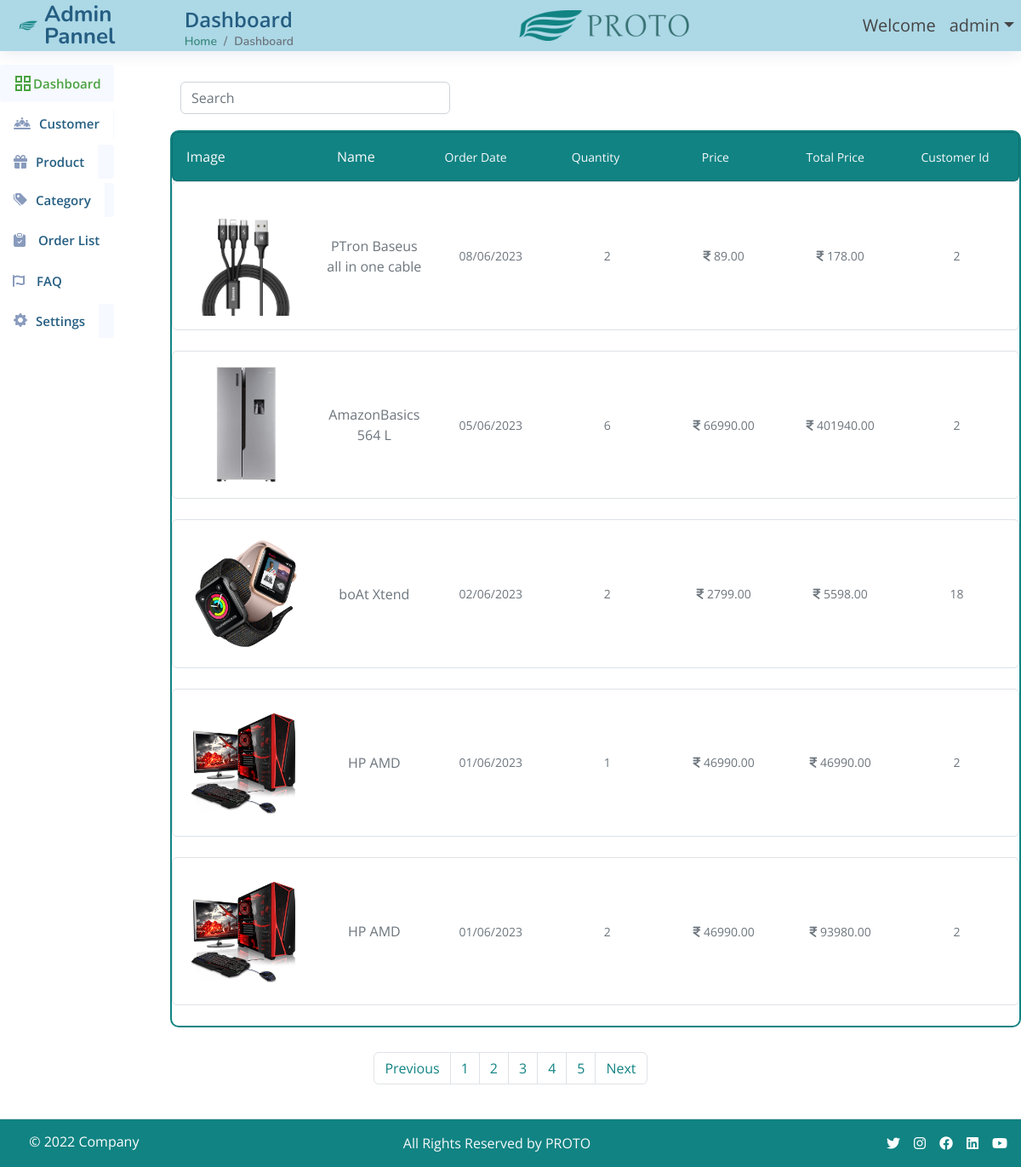
/admin/orderlist.php (signed in), run on the app's committed database.
### tables this page shows
CREATE TABLE `Orders` (
  `order_id` int(11) NOT NULL,
  `customer_id` int(11) DEFAULT NULL,
  `product_id` int(11) DEFAULT NULL,
  `quantity` int(11) DEFAULT NULL,
  `order_date` date DEFAULT NULL,
  `total_amount` decimal(10,2) DEFAULT NULL,
  `order_status` enum('0','1') DEFAULT NULL
);

CREATE TABLE `Products` (
  `product_id` int(11) NOT NULL,
  `name` varchar(255) DEFAULT NULL,
  `summary` tinytext DEFAULT NULL,
  `description` text DEFAULT NULL,
  `price` decimal(10,2) DEFAULT NULL,
  `quantity` int(11) DEFAULT NULL,
  `category_id` int(11) DEFAULT NULL,
  `image` varchar(255) DEFAULT NULL
);

### lib/Connection.php (called while the page is built, shortened)
<?php
class Connection
{
    private $conn;
    public function __construct()
    {
        try {
            $this->conn = new PDO("mysql:host=192.168.102.241:3306;dbname=eCommerce", 'root', 'deep70');
        } catch (PDOException $e) {
            die("Connection failed: " . $e->getMessage());
        }
    }
    public function select($table, $fields = "*", $join = "", $joinParam = '', $where = "", $whereParam = '', $groupbyFieldName = "", $orderFieldName = "", $order = "", $limit = "",$offset="")
    {
        $sql = "SELECT $fields FROM $table";
        if (!empty($join) && !empty($joinParam)) {
            foreach ($joinParam as $tableName => $data) {
                foreach ($data as $field1 => $field2) {
                    $sql .= " $join $tableName ON $table.$field1 = $tableName.$field2";
                }
            }
        }
        if (!empty($order)) {
            $sql .= " ORDER BY $orderFieldName $order";
        }
        if (!empty($limit)) {
            $sql .= " LIMIT $limit";
        }
        $stmt = $this->conn->prepare($sql);
        $stmt->execute();
        return $stmt->fetchAll(PDO::FETCH_ASSOC);
    }
}

### admin/orderlist.php (the view, shortened to what this page needs)
<?php
require_once '../lib/Connection.php';
require_once '../lib/header.php';
require_once '../lib/navbar_admin.php';
$results_per_page = 5;
$conn = new Connection();
$result1 = $conn->select("Orders", "*");
$number_of_result = count($result1);
$number_of_page = ceil($number_of_result / $results_per_page);
if (!isset($_GET['page']) || $_GET['page'] <= 0) {
    $page = 1;
} else {
    $page = $_GET['page'];
}
$page_first_result = ($page - 1) * $results_per_page;
$result = $conn->select("Orders", "Orders.quantity,Orders.customer_id,Orders.order_date,Orders.total_amount,Products.name,Products.price,Products.image,Orders.product_id", 'LEFT JOIN', array("Products" => array("product_id" => "product_id")), null, null, null, "order_id", "DESC", $results_per_page, $page_first_result);
foreach ($result as $value) {
    $output .= '
    <div class="card shadow-0 border mb-4">
    <div class="card-body">
        <div class="row">
            <div class="col-md-2">
                <img src="' . SITE_URL . 'PHPOPS/eCommerce/assets/image/productUpload/' . $value["product_id"] . '/' . $value["image"] . '" class="img-fluid" alt="Phone">
            </div>
            <div class="col-md text-center d-flex justify-content-center align-items-center">
                <p class="text-muted mb-0">' . $value['name'] . '</p>
            </div>
            <div class="col-md text-center d-flex justify-content-center align-items-center">
            <p class="d-block d-md-none text-muted mb-0 small">Order Date:  </p>
                <p class="text-muted mb-0 small">' . date_format(date_create($value['order_date']), "d/m/Y") . '</p>
            </div>
            <div class="col-md text-center d-flex justify-content-center align-items-center">
            <p class="d-block d-md-none text-muted mb-0 small">Quantity :  </p>
                <p class="text-muted mb-0 small">' . $value['quantity'] . '</p>
            </div>
            <div class="col-md text-center d-flex justify-content-center align-items-center">
            <p class="d-block d-md-none text-muted mb-0 small">Price :  </p>
                <p class="text-muted mb-0 small"><i class="fa-solid fa-indian-rupee-sign"></i> ' . $value['price'] . '</p>
            </div>
            <div class="col-md text-center d-flex justify-content-center align-items-center">
            <p class="d-block d-md-none text-muted mb-0 small">Total Amount :  </p>
                <p class="text-muted mb-0 small"><i class="fa-solid fa-indian-rupee-sign"></i> ' . $value['total_amount'] . '</p>
            </div>
            <div class="col-md text-center d-flex justify-content-center align-items-center">
                <p class="d-block d-md-none text-muted mb-0 small">Customer Id :  </p>
                <p class="text-muted mb-0 small"> ' . $value['customer_id'] . '</p>
            </div>
        </div>
    </div>
  </div>';
}
if($_GET['page'] > 1){
    $prevPage = $_GET['page']-1;
}
else{
    $prevPage = 1;
}
if($_GET['page'] >= $number_of_page){
    $nextPage = $_GET['page'];
}
else{
    $nextPage = $_GET['page']+1;
}
$pagination = '<nav aria-label="Page navigation example" class="d-flex justify-content-center">
    <ul class="pagination">
      <li class="page-item"><a class="page-link" href="orderlist.php?page=' . $prevPage . '">Previous</a></li>';
for ($page = 1; $page <= $number_of_page; $page++) {
    if($_GET['page'] == $page){
        $pagination .='
        <li class="page-item"><a class="page-link active" href = "orderlist.php?page=' . $page . '">' . $page . '</a></li>
        ';
    }
    else{
        $pagination .='
        <li class="page-item"><a class="page-link" href = "orderlist.php?page=' . $page . '">' . $page . '</a></li>
        ';
    }
}
$pagination .= '<li class="page-item"><a class="page-link" href="orderlist.php?page=' . $nextPage . '">Next</a></li>
</ul>
</nav>';
?>
<div class="col-12 col-md-10 m-0 p-0">
    <section class="h-100 gradient-custom">
        <div class="container-fluid py-5 h-100">
            <form class="d-flex col-4" role="search">
                <input class="form-control me-2" type="search" id="searchOrder" placeholder="Search" aria-label="Search">
            </form>
            <div class="row d-flex justify-content-center align-items-center h-100">
                <div class="col-lg-12 col-xl-12 p-0" style="border-radius: 10px;border:2px solid #118383;">
                    <div class="card d-none d-md-block" style="background-color: #118383;">
                        <div class="card-body">
                            <div class="row">
                                <div class="col-md">
                                    <p class="text-light mb-0">Image</p>
                                </div>
                                <div class="col-md text-center d-flex justify-content-center align-items-center">
                                    <p class="text-light mb-0">Name</p>
                                </div>
                                <div class="col-md text-center d-flex justify-content-center align-items-center">
                                    <p class="text-light mb-0 small">Order Date</p>
                                </div>
                                <div class="col-md text-center d-flex justify-content-center align-items-center">
                                    <p class="text-light mb-0 small">Quantity</p>
                                </div>
                                <div class="col-md text-center d-flex justify-content-center align-items-center">
                                    <p class="text-light mb-0 small">Price</p>
                                </div>
                                <div class="col-md text-center d-flex justify-content-center align-items-center">
                                    <p class="text-light mb-0 small">Total Price</p>
                                </div>
                                <div class="col-md text-center d-flex justify-content-center align-items-center">
                                    <p class="text-light mb-0 small">Customer Id</p>
                                </div>
                            </div>
                        </div>
                    </div>
                    <?php echo $output; ?>
                </div>
            </div>
        </div>
    </div>
<?php echo $pagination;?>
</div>
<?php
require_once '../lib/footer.php';
?>

### data on the page
orders: product.image (picture), product.name "PTron Baseus all in one cable", order_date "08/06/2023", quantity "2", product.price "89.00", total_amount "178.00", customer "2"
orders: product.image (picture), product.name "AmazonBasics 564 L", order_date "05/06/2023", quantity "6", product.price "66990.00", total_amount "401940.00", customer "2"
orders: product.image (picture), product.name "boAt Xtend", order_date "02/06/2023", quantity "2", product.price "2799.00", total_amount "5598.00", customer "18"
orders: product.image (picture), product.name "HP AMD", order_date "01/06/2023", quantity "1", product.price "46990.00", total_amount "46990.00", customer "2"
orders: product.image (picture), product.name "HP AMD", order_date "01/06/2023", quantity "2", product.price "46990.00", total_amount "93980.00", customer "2"

### other printed values
$_SESSION['username'] "admin"
